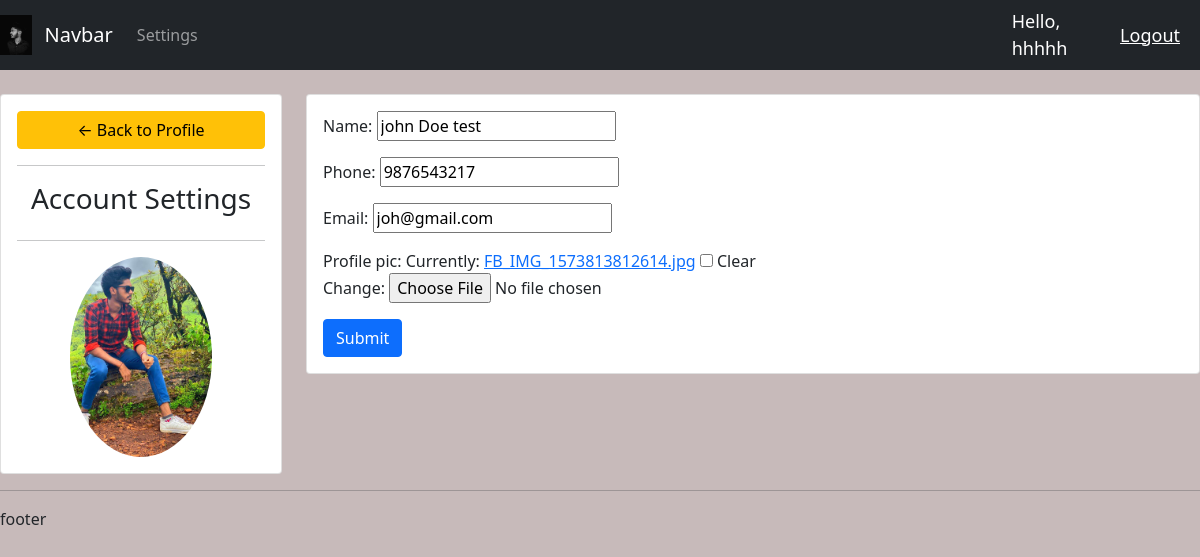
Screenshot of /account/ (signed in) with the database file from the repository.
### accounts/models.py (models this page shows, shortened)
class Customer(models.Model):
    user = models.OneToOneField(User, null=True, blank=True, on_delete=models.CASCADE)
    name = models.CharField(max_length=200, null=True)
    phone = models.CharField(max_length=200, null=True)
    email = models.CharField(max_length=200, null=True)
    profile_pic = models.ImageField(default="baiju.jpeg",null=True, blank=True)
    date_created = models.DateTimeField(auto_now_add=True, null=True)

### accounts/decorators.py (the view)
        def wrapper_fun(request, *args, **kwargs):
            group = None
            if request.user.groups.exists():
                group = request.user.groups.all()[0].name
            if group in allowed_roles:
                return view_func(request, *args, **kwargs)
            else:
                return HttpResponse('yu are not authorized to this page')

### accounts/forms.py
class CustomerForm(ModelForm):
    class Meta:
        model = Customer
        fields = '__all__'
        exclude = ['user']

### accounts/views.py (called while the page is built)
@login_required(login_url='login')
@allowed_users(allowed_roles=['customer'])
def accountsettings(request):
    customer = request.user.customer
    form = CustomerForm(instance=customer)
    if request.method == 'POST':
        form = CustomerForm(request.POST, request.FILES, instance=customer)
        if form.is_valid():
            form.save()
    context = {'form':form}
    return render(request, 'accounts/account_settings.html', context)

### accounts/templates/accounts/account_settings.html (shortened to what this page needs)
{%  extends 'accounts/main.html' %}
{% load static %}
{% block content %}
<br>
<div class="row">
	<div class="col-md-3">
		<div class="card card-body">
			<a class="btn btn-warning" href="{% url 'home' %}"> &#8592; Back to Profile</a>
			<hr>
			<h3 style="text-align: center">Account Settings</h3>
			<hr>
			<img class="profile-pic" src="{{request.user.customer.profile_pic.url}}" >
		</div>
	</div>
	<div class="col-md-9">
		<div class="card card-body">
			<form method="POST" action="" enctype="multipart/form-data">
				{{form.as_p}}
			<input class="btn btn-primary" type="submit" name="Update Information">
			</form>
		</div>
	</div>
</div>
{% endblock %}

### accounts/templates/accounts/navbar.html (shortened to what this page needs)
{% load static %}
<nav class="navbar navbar-expand-lg navbar-dark bg-dark">
  <img src="{% static 'images/baiju.jpeg' %}" alt="" width="40px" height="40px">
    <div class="container-fluid">
      <a class="navbar-brand" href="#">Navbar</a>
      <div class="collapse navbar-collapse" id="navbarNav">
        <ul class="navbar-nav">
          <li class="nav-item">
            {% if request.user.is_staff %}
            <a class="nav-link active" aria-current="page" href="{% url 'home' %}">Dashbord</a>
          </li>
          <li class="nav-item">
            <a class="nav-link" href="{% url 'products' %}">products</a>
          </li>
          {% else %}
          <li class="nav-item">
            <a class="nav-link" href="{% url 'account' %}">Settings</a>
          </li>
          {% endif %}
        </ul>
      </div>
    </div>
  <span class="hello-msg">Hello, {{request.user}}</span>
  <span><a class="hello-msg" href="{% url 'logout'%}">Logout</a></span>
  </nav>

### static/css/style.css (style rules this page uses)
body { background-color: green; }

### accounts/templates/accounts/main.html (style rules this page uses)
body { background-color: rgb(199, 186, 186); }

### accounts/templates/accounts/navbar.html (style rules this page uses)
.hello-msg { font-size: 18px; color: #fff; margin-right: 20px; }

### accounts/templates/accounts/account_settings.html (style rules this page uses)
.profile-pic { max-width: 200px; max-height:200px; margin: 0 auto; border-radius: 50%; }

### rows the page displays
Customer: name "john Doe test", phone "9876543217", email "joh@gmail.com"

### other values shown
{{ request.user }} "hhhhh"
